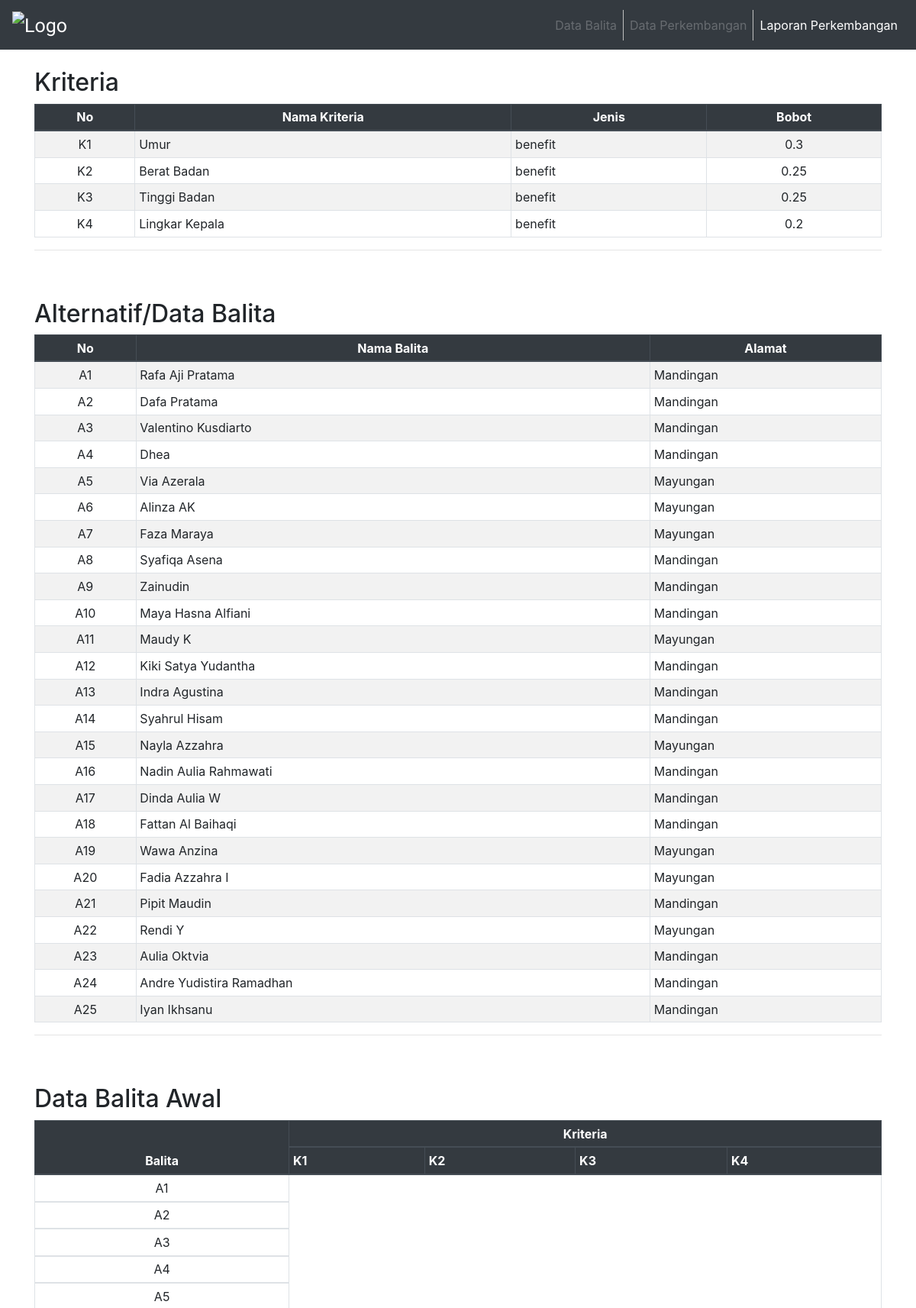
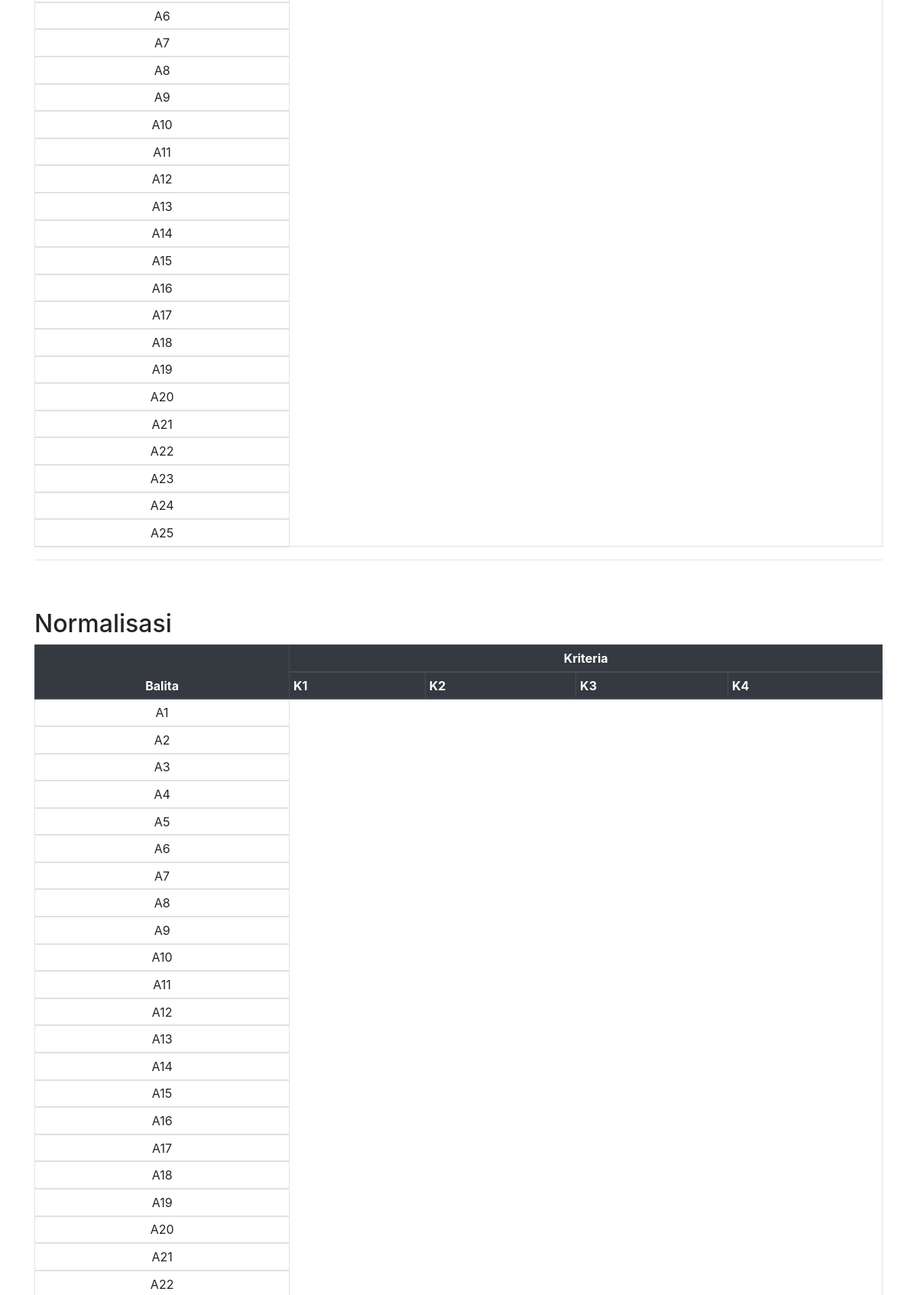
Screenshot of /user/laporan-perkembangan.php (upper part) with the database file from the repository (2 pictures, top to bottom).
### tables this page shows
CREATE TABLE `kriteriasaw` (
  `id_kriteria` int(100) NOT NULL,
  `nama_kriteria` varchar(50) NOT NULL,
  `jenis` enum('cost','benefit') NOT NULL,
  `bobot` double NOT NULL
);

CREATE TABLE `balita` (
  `idbalita` int(5) NOT NULL,
  `nama_balita` varchar(100) NOT NULL,
  `tanggal_lahir` date NOT NULL,
  `jenis_kelamin` enum('Laki-laki','Perempuan') NOT NULL,
  `nama_ayah` varchar(100) NOT NULL,
  `nama_ibu` varchar(100) NOT NULL,
  `alamat` text NOT NULL
);

### user/saw.php (called while the page is built, shortened)
<?php
class Saw
{
  private $db;
  function __construct()
  {
    $this->db = new PDO('mysql:host=localhost;dbname=skripsi', "root", "");
  }
  public function get_data_kriteria(){
    $stmt = $this->db->prepare("SELECT*FROM kriteriasaw ORDER BY id_kriteria");
    $stmt->execute();
    return $stmt;
  }
  public function get_data_balita(){
    $stmt = $this->db->prepare("SELECT idbalita, nama_balita, alamat FROM balita ORDER BY idbalita");
    $stmt->execute();
    return $stmt;
  }
}
 ?>

### user/laporan-perkembangan.php (the view, shortened to what this page needs)
<!DOCTYPE html>
<html lang="en">
<head>
  <link rel="stylesheet" href="https://maxcdn.bootstrapcdn.com/bootstrap/4.5.2/css/bootstrap.min.css">
  <link rel="stylesheet" href="https://cdnjs.cloudflare.com/ajax/libs/font-awesome/4.7.0/css/font-awesome.min.css">
</head>
<body>
  <nav class="navbar navbar-expand-md bg-dark navbar-dark">
    <a class="navbar-brand">
      <img src="http://indihealth.com/indihealthcom/assets/images/products/5acf891ba61c4.png" alt="Logo"
        style="width:150px;"></a>
    <div class="collapse navbar-collapse" id="collapsibleNavbar">
      <ul class="navbar-nav ml-auto">
        <li class="nav-item">
          <a class="nav-link disabled" href="" tabindex="-1" aria-disabled="true">Data Balita</a>
        </li>
        <li class="nav-item">
          <a class="nav-link disabled" href="" tabindex="-1" aria-disabled="true">Data Perkembangan</a>
        </li>
        <li class="nav-item active">
          <a class="nav-link" href="laporan-perkembangan.php">Laporan Perkembangan</a>
        </li>
      </ul>
    </div>
  </nav>
  <br>
  <?php
    $saw = new saw();
  ?>
  <div class="container">
    <h2>Kriteria</h2>
    <table class="table table-striped table-hover table-sm table-bordered">
      <thead class="thead-dark">
        <tr align="center">
          <th>No</th>
          <th>Nama Kriteria</th>
          <th>Jenis</th>
          <th>Bobot</th>
        </tr>
      </thead>
      <tbody>
        <?php
          $kriteria = $saw->get_data_kriteria();
          $jml_kriteria = $kriteria->rowCount();
          while ($data_kriteria = $kriteria->fetch(PDO::FETCH_ASSOC)) {
        ?>
        <tr>
          <td align="center">K<?php echo $data_kriteria['id_kriteria']; ?></td>
          <td><?php echo $data_kriteria['nama_kriteria']; ?></td>
          <td><?php echo $data_kriteria['jenis']; ?></td>
          <td align="center"><?php echo $data_kriteria['bobot']; ?></td>
        </tr>
        <?php } ?>
    </table>
    <hr>
    <br><br>
    <h2>Alternatif/Data Balita</h2>
    <table class="table table-striped table-hover table-sm table-bordered">
      <thead class="thead-dark">
        <tr align="center">
          <th>No</th>
          <th>Nama Balita</th>
          <th>Alamat</th>
        </tr>
      </thead>
      <tbody>
        <?php
          $balita = $saw->get_data_balita();
          while ($data_balita = $balita->fetch(PDO::FETCH_ASSOC)) {
        ?>
        <tr>
          <td align="center">A<?php echo $data_balita['idbalita']; ?></td>
          <td><?php echo $data_balita['nama_balita']; ?></td>
          <td><?php echo $data_balita['alamat']; ?></td>
        </tr>
        <?php } ?>
      </tbody>
    </table>
    <hr>
    <br><br>
    <h2>Data Balita Awal</h2>
    <table class="table table-striped table-hover table-sm table-bordered">
      <thead class="thead-dark">
        <tr align="center">
          <th rowspan="2">Balita</th>
          <th colspan="<?php echo $jml_kriteria; ?>">Kriteria</th>
        <tr>
          <?php
            $kriteria = $saw->get_data_kriteria();
            while ($data_kriteria = $kriteria->fetch(PDO::FETCH_ASSOC)) {
          ?>
          <th>K<?php echo $data_kriteria['id_kriteria']; ?></th>
          <?php } ?>
        </tr>
        <?php
          $balita = $saw->get_data_balita();
          while ($data_balita = $balita->fetch(PDO::FETCH_ASSOC)) {
        ?>
        <tr>
          <td>
            <center>A<?php echo $data_balita['idbalita']; ?></center>
          </td>
        </tr>
        <?php } ?>
    </table>
    <hr>
    <br><br>
    <h2>Normalisasi</h2>
    <table class="table table-striped table-hover table-sm table-bordered">
      <thead class="thead-dark">
        <tr align="center">
          <th rowspan="2">Balita</th>
          <th colspan="<?php echo $jml_kriteria; ?>">Kriteria</th>
        </tr>
        <tr>
          <?php
            $kriteria = $saw->get_data_kriteria();
            while ($data_kriteria = $kriteria->fetch(PDO::FETCH_ASSOC)) {
          ?>
          <th>K<?php echo $data_kriteria['id_kriteria']; ?></th>
          <?php } ?>
        </tr>
        <?php
        $balita = $saw->get_data_balita();
        while ($data_balita = $balita->fetch(PDO::FETCH_ASSOC)) {
        ?>
        <tr>
          <td>
            <center>A<?php echo $data_balita['idbalita']; ?></center>
          </td>
        </tr>
        <?php } ?>
    </table>
    <br><br>
    <br><br>
  </div>
</body>
</html>

### user/laporan-perkembangan.php (style rules this page uses)
.navbar-nav .nav-item:not(:last-child) { border-right: 1px solid silver; }
.navbar-brand { font-family: 'Roboto', sans-serif; font-size: 25px; margin: 0px; }

### rows the page displays
kriteriasaw: id_kriteria "1", nama_kriteria "Umur", jenis "benefit", bobot "0.3"
kriteriasaw: id_kriteria "2", nama_kriteria "Berat Badan", jenis "benefit", bobot "0.25"
kriteriasaw: id_kriteria "3", nama_kriteria "Tinggi Badan", jenis "benefit", bobot "0.25"
kriteriasaw: id_kriteria "4", nama_kriteria "Lingkar Kepala", jenis "benefit", bobot "0.2"
balita: idbalita "1", nama_balita "Rafa Aji Pratama", alamat "Mandingan"
balita: idbalita "2", nama_balita "Dafa Pratama", alamat "Mandingan"
balita: idbalita "3", nama_balita "Valentino Kusdiarto", alamat "Mandingan"
balita: idbalita "4", nama_balita "Dhea", alamat "Mandingan"
balita: idbalita "5", nama_balita "Via Azerala", alamat "Mayungan"
balita: idbalita "6", nama_balita "Alinza AK", alamat "Mayungan"
balita: idbalita "7", nama_balita "Faza Maraya", alamat "Mayungan"
balita: idbalita "8", nama_balita "Syafiqa Asena", alamat "Mandingan"
balita: idbalita "9", nama_balita "Zainudin", alamat "Mandingan"
balita: idbalita "10", nama_balita "Maya Hasna Alfiani", alamat "Mandingan"
balita: idbalita "11", nama_balita "Maudy K", alamat "Mayungan"
balita: idbalita "12", nama_balita "Kiki Satya Yudantha", alamat "Mandingan"
balita: idbalita "13", nama_balita "Indra Agustina", alamat "Mandingan"
balita: idbalita "14", nama_balita "Syahrul Hisam", alamat "Mandingan"
balita: idbalita "15", nama_balita "Nayla Azzahra", alamat "Mayungan"
balita: idbalita "16", nama_balita "Nadin Aulia Rahmawati", alamat "Mandingan"
balita: idbalita "17", nama_balita "Dinda Aulia W", alamat "Mandingan"
balita: idbalita "18", nama_balita "Fattan Al Baihaqi", alamat "Mandingan"
balita: idbalita "19", nama_balita "Wawa Anzina", alamat "Mayungan"
balita: idbalita "20", nama_balita "Fadia Azzahra I", alamat "Mayungan"
balita: idbalita "21", nama_balita "Pipit Maudin", alamat "Mandingan"
balita: idbalita "22", nama_balita "Rendi Y", alamat "Mayungan"
balita: idbalita "23", nama_balita "Aulia Oktvia", alamat "Mandingan"
balita: idbalita "24", nama_balita "Andre Yudistira Ramadhan", alamat "Mandingan"
balita: idbalita "25", nama_balita "Iyan Ikhsanu", alamat "Mandingan"
